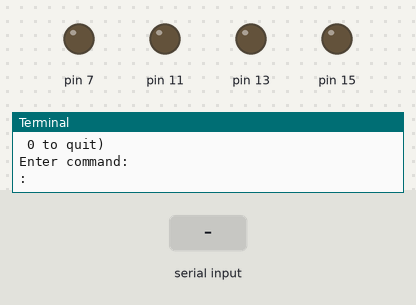
A program run on a simulated Raspberry Pi (header pin numbers). Parts: output pins drawn as LEDs (lit = HIGH), the last lines printed to the terminal. The inputs (shaded band) are chosen by the test bench.

Above: at 1.2 s.
1.3 s: "c" typed at the terminal, then Enter
At 2.0 s:
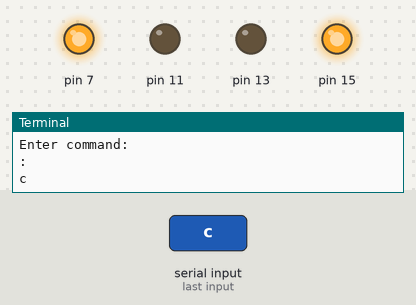
3.8 s: "h" typed at the terminal, then Enter
At 3.95 s:
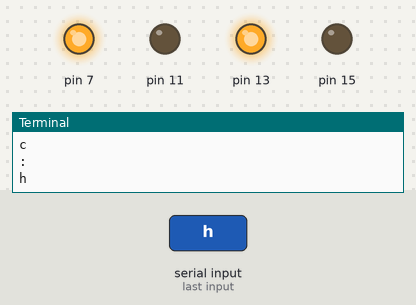
5.6 s: "t" typed at the terminal, then Enter
At 6.4 s:
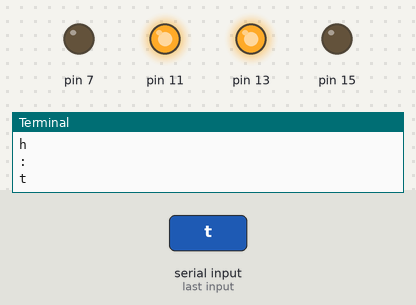
8.1 s: "n" typed at the terminal, then Enter
At 8.25 s:
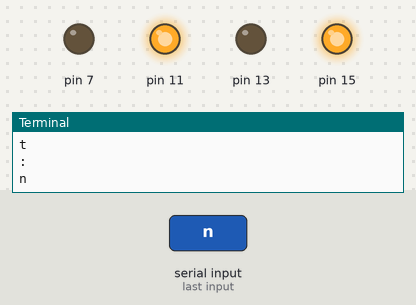
Timing chart, 0 to 10.9 s (numbered marks = the images above; inputs shaded):
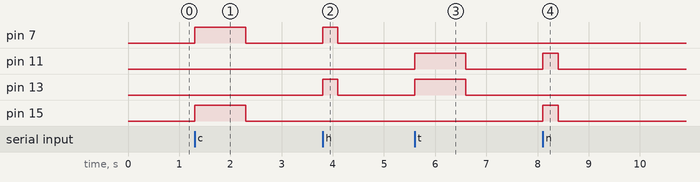

The program:

motor_test.py
```python
#!/usr/bin/pyhton
#Imports the RPi.GPIO module to interact with the GPIO's
import RPi.GPIO as GPIO
#import time to use time.sleep(X)
import time
# import sys to use sys.ext
import sys

# ---------- Motor setup -------
# Right forward:
# 	7 False
#	11 True
# Left forward:
# 	13 True
# 	15 False

# ------- Functions -------
def init():
	GPIO.setmode(GPIO.BOARD)
	GPIO.setup(7, GPIO.OUT)
	GPIO.setup(11, GPIO.OUT)
	GPIO.setup(13, GPIO.OUT)
	GPIO.setup(15, GPIO.OUT)

def turn_off():
	GPIO.output(7, False)
	GPIO.output(11, False)
	GPIO.output(13, False)
	GPIO.output(15, False)

def left_motor_forward():
	GPIO.output(13, False)
	GPIO.output(15, True)

def left_motor_backward():
	GPIO.output(13, True)
	GPIO.output(15, False)

def right_motor_forward():
	GPIO.output(7, True)
	GPIO.output(11, False)

def right_motor_backward():
	GPIO.output(7, False)
	GPIO.output(11, True)

def forward():
	left_motor_forward()
	right_motor_forward()

def backward():
	left_motor_backward()
	right_motor_backward()

def turn_left():
	left_motor_backward()
	right_motor_forward()

def turn_right():
	left_motor_forward()
	right_motor_backward()

def command_entered(command):
	if (command == 'c'):
		forward()
		time.sleep(1)
	elif (command == 'h'):
		turn_left()
		time.sleep(0.3)
	elif (command == 't'):
		backward()
		time.sleep(1)
	elif (command == 'n'):
		turn_right()
		time.sleep(0.3)


# ------- END OF FUNCTIONS ---------
init()
print " C is forward \n H is right \n T is backward \n N is left \n 0 to quit)"
print "Enter command:"
try:
	while(True):
		command = raw_input(": ")
		if (command == '0'):
			print "Exit..."
			break
		command_entered(command)
		turn_off()
except KeyboardInterrupt:
	print "\nExiting..."
	turn_off()
	GPIO.cleanup() # clean up on ctrl->C exit
	sys.exit()
time.sleep(1)
turn_off()
GPIO.cleanup()
```

Measured:
- after the input at 1.3 s, pin 7, pin 15: LOW → HIGH at once, → LOW 1.0 s later
- after the input at 3.8 s, pin 7, pin 13: LOW → HIGH at once, → LOW 0.30 s later
- after the input at 5.6 s, pin 11, pin 13: LOW → HIGH at once, → LOW 1.0 s later
- after the input at 8.1 s, pin 11, pin 15: LOW → HIGH at once, → LOW 0.30 s later
